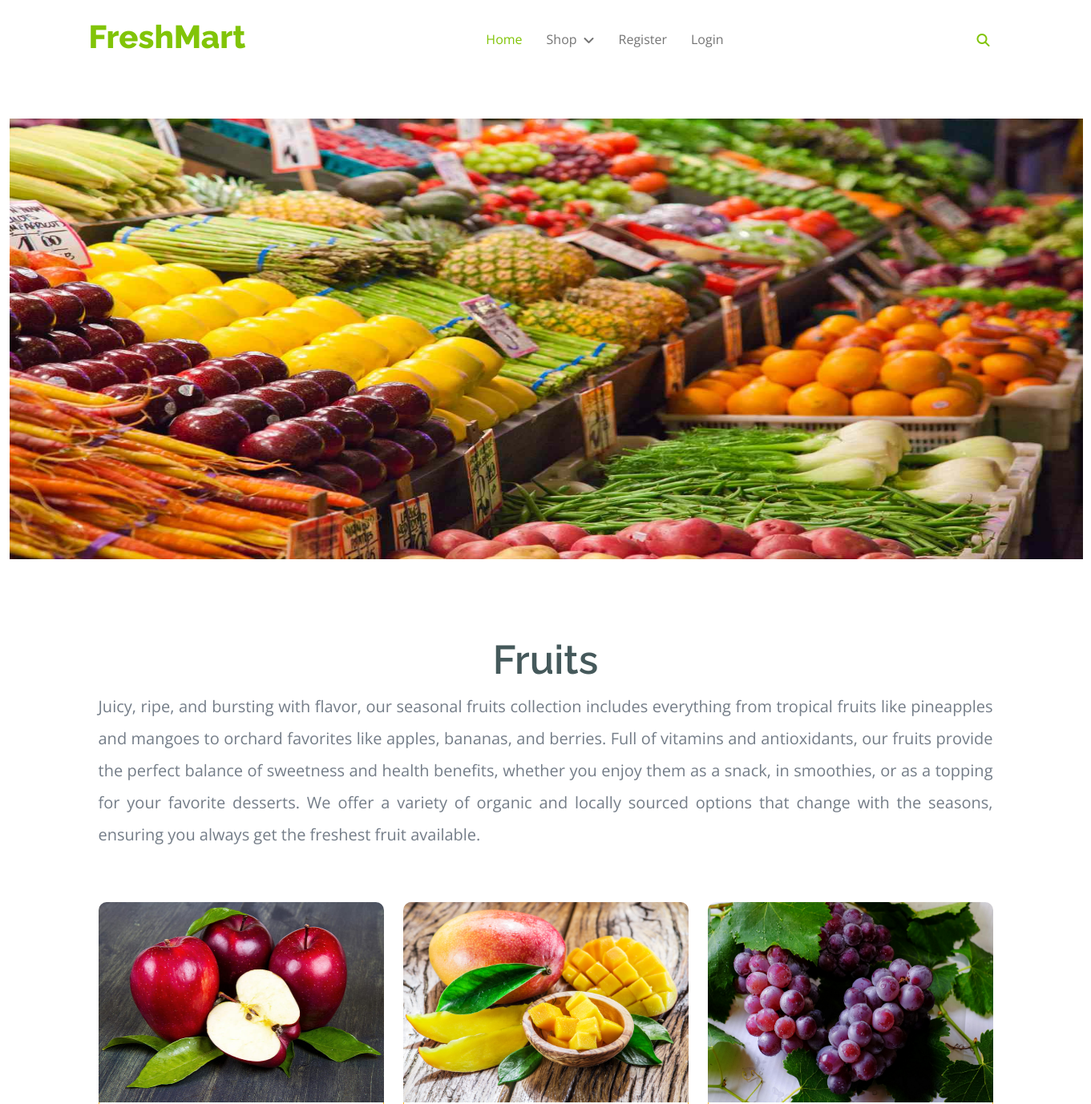
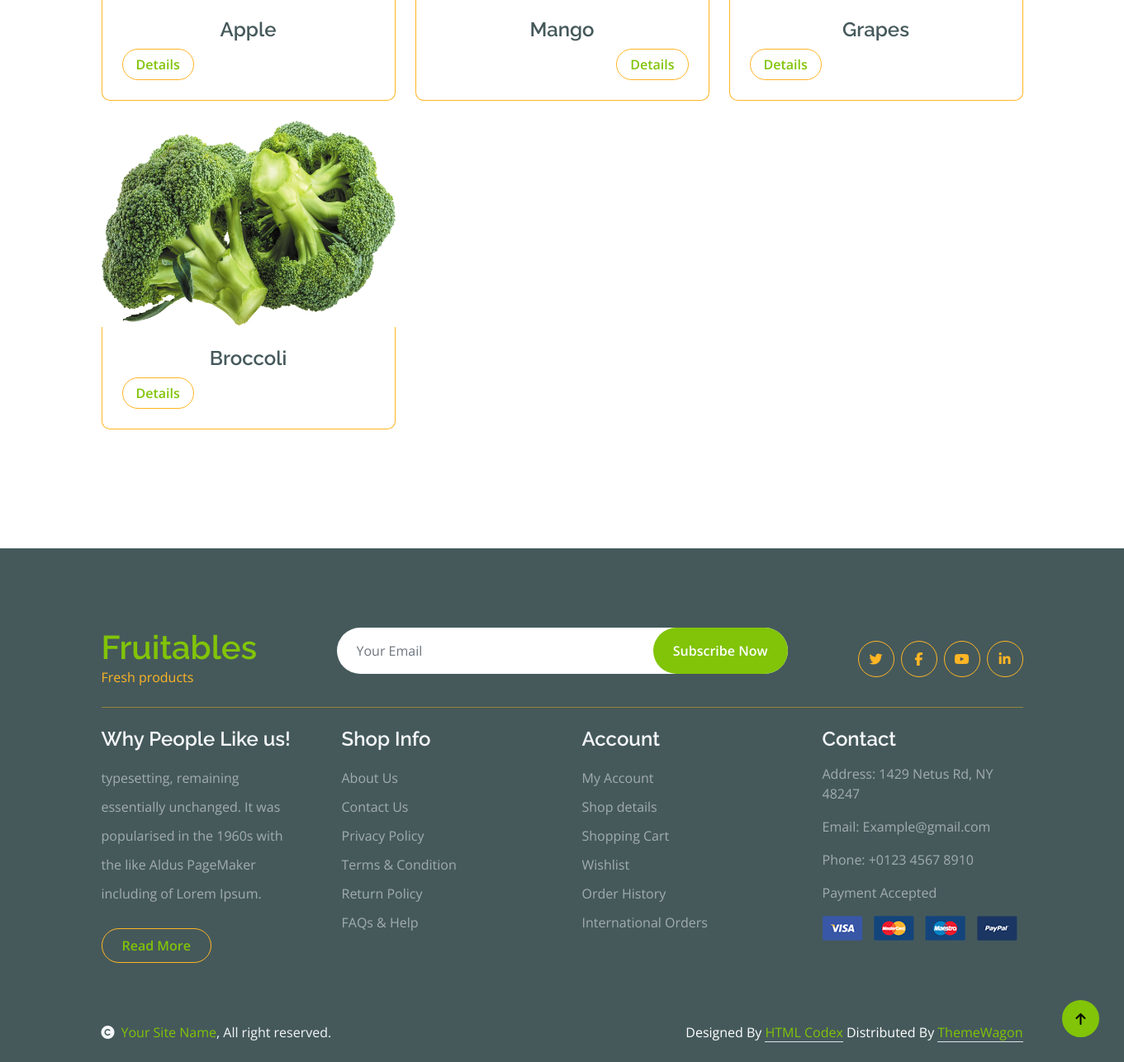
The app's page /products/3 with its own data (2 pictures, top to bottom).
### shop/models.py (models this page shows, shortened)
class Category(models.Model):
    name=models.CharField(max_length=30)
    desc=models.TextField()
    image=models.ImageField(upload_to="categories")

class Product(models.Model):
    name=models.CharField(max_length=20)
    image=models.ImageField(upload_to="products")
    desc=models.TextField()
    price=models.IntegerField()
    stock=models.IntegerField()
    available=models.BooleanField(default=True)
    created=models.DateTimeField(auto_now_add=True)  #one time
    updated=models.DateTimeField(auto_now=True)   #each time we update record
    category=models.ForeignKey(Category,on_delete=models.CASCADE)   #foreignkey referrence to category table

### shop/views.py (the view)
# urls.py: path('products/<int:i>',views.products,name="products"),
def products(request,i):
    c=Category.objects.get(id=i)
    p=Product.objects.filter(category=c)
    context={'cat':c,'pro':p}
    return render(request,'products.html',context)

### cart/context_processors.py (called while the page is built)
def count_item(request):
    count=0
    if request.user.is_authenticated:
        u=request.user
        c=Cart.objects.filter(user=u)
        for i in c:
            count+=i.quantity
    return {'count':count}

### shop/context_processors.py (called while the page is built)
def links(request):
    c=Category.objects.all()
    return {'links':c}

### template/products.html (shortened to what this page needs)
{% extends 'base.html' %}
{% load static %}
{% block content %}
<div class="container fluid mt-5 ms-0">
    <img src="{{cat.image.url}}" height="550px" width="120%">
</div>
<div class="container-fluid fruite py-5">
    <div class="container py-5">
        <div class="tab-class text-center">
            <h1 class="text-center" style="font-size:50px;">{{cat.name}}</h1>
            <p style="text-align:justify;line-height:2;font-size:20px">{{cat.desc}}</p>
            <div class="row g-4">
                <div class="tab-content">
                    <div id="tab-1" class="tab-pane fade show p-0 active">
                        <div class="row g-4">
                            <div class="col-lg-12">
                                <div class="row row-cols-1 row-cols-md-3 g-4">
                                    {% for i in pro %}
                                    <div class="col">
                                        <div class="rounded position-relative fruite-item">
                                            <div class="fruite-img">
                                                <img src="{{i.image.url}}" height="250px" width="100%" alt="">
                                            </div>
                                            <div class="p-4 border border-secondary border-top-0 rounded-bottom">
                                                <h4>{{i.name}}</h4>
                                                <div class="d-flex justify-content-between flex-lg-wrap">
                                                    <a href="{% url 'shop:details' i.id %}" class="btn border border-secondary rounded-pill px-3 text-primary">Details</a>
                                                </div>
                                            </div>
                                        </div>
                                    </div>
                                    {% endfor %}
                                </div>
                            </div>
                        </div>
                    </div>
                </div>
            </div>
        </div>
    </div>
</div>
{% endblock %}

### template/base.html (shortened to what this page needs)
<!DOCTYPE html>
{% load static %}
<html lang="en">
<head>
    <link rel="stylesheet" href="https://use.fontawesome.com/releases/v5.15.4/css/all.css"/>
    <link href="https://cdn.jsdelivr.net/npm/bootstrap-icons@1.4.1/font/bootstrap-icons.css" rel="stylesheet">
    <link href="{% static 'lib/lightbox/css/lightbox.min.css' %}" rel="stylesheet">
    <link href="{% static 'lib/owlcarousel/assets/owl.carousel.min.css' %}" rel="stylesheet">
    <link href="{% static 'css/bootstrap.min.css' %}" rel="stylesheet">
    <link href="{% static 'css/style.css' %}" rel="stylesheet">
    <link rel="stylesheet" href="https://cdnjs.cloudflare.com/ajax/libs/font-awesome/6.6.0/css/all.min.css" />
</head>
<body>
            <div class="container px-0">
                <nav class="navbar navbar-light bg-white navbar-expand-xl">
                    <a href="index.html" class="navbar-brand"><h1 class="text-primary display-6">FreshMart</h1></a>
                    <div class="collapse navbar-collapse bg-white" id="navbarCollapse">
                        <div class="navbar-nav mx-auto">
                            <a href="{% url 'shop:categories' %}" class="nav-item nav-link active">Home</a>
                            <div class="nav-item dropdown">
                                <a href="#" class="nav-link dropdown-toggle" data-bs-toggle="dropdown">Shop</a>
                            </div>
                            {% if user.is_authenticated %}
                                {% if user.is_superuser %}
                                    <a href="{% url 'shop:addcategories' %}" class="nav-item nav-link">Add categories</a>
                                    <a href="{% url 'shop:addproducts' %}" class="nav-item nav-link">Add products</a>
                                {% else %}
                                    <a href="{% url 'cart:cartview' %}" class="position-relative me-4 my-auto">
                                        <i class="fa fa-shopping-bag fa-2x"></i>
                                        <span class="position-absolute bg-secondary rounded-circle d-flex align-items-center justify-content-center text-dark px-1" style="top: -5px; left: 15px; height: 20px; min-width: 20px;">{{count}}</span>
                                    </a>
                                    <a href="{% url 'cart:orderview' %}" class="nav-item nav-link active">Order view</a>
                                {% endif %}
                            <a href="{% url 'shop:logout' %}" class="nav-item nav-link">Logout</a>
                            {% else %}
                            <a href="{% url 'shop:register' %}" class="nav-item nav-link">Register</a>
                            <a href="{% url 'shop:login' %}" class="nav-item nav-link">Login</a>
                            {% endif %}
                        </div>
                        <div class="d-flex m-3 me-0">
                            <a href="{% url 'search:searchproducts' %}" class="nav-item nav-link"><i class="fas fa-search text-primary"></i><a>
                        </div>
                    </div>
                </nav>
            </div>
    {% block content %}
    {% endblock %}
        <div class="container-fluid bg-dark text-white-50 footer pt-5 mt-5">
            <div class="container py-5">
                <div class="pb-4 mb-4" style="border-bottom: 1px solid rgba(226, 175, 24, 0.5) ;">
                    <div class="row g-4">
                        <div class="col-lg-3">
                            <a href="#">
                                <h1 class="text-primary mb-0">Fruitables</h1>
                                <p class="text-secondary mb-0">Fresh products</p>
                            </a>
                        </div>
                        <div class="col-lg-6">
                            <div class="position-relative mx-auto">
                                <input class="form-control border-0 w-100 py-3 px-4 rounded-pill" type="number" placeholder="Your Email">
                                <button type="submit" class="btn btn-primary border-0 border-secondary py-3 px-4 position-absolute rounded-pill text-white" style="top: 0; right: 0;">Subscribe Now</button>
                            </div>
                        </div>
                        <div class="col-lg-3">
                            <div class="d-flex justify-content-end pt-3">
                                <a class="btn  btn-outline-secondary me-2 btn-md-square rounded-circle" href=""><i class="fab fa-twitter"></i></a>
                                <a class="btn btn-outline-secondary me-2 btn-md-square rounded-circle" href=""><i class="fab fa-facebook-f"></i></a>
                                <a class="btn btn-outline-secondary me-2 btn-md-square rounded-circle" href=""><i class="fab fa-youtube"></i></a>
                                <a class="btn btn-outline-secondary btn-md-square rounded-circle" href=""><i class="fab fa-linkedin-in"></i></a>
                            </div>
                        </div>
                    </div>
                </div>
                <div class="row g-5">
                    <div class="col-lg-3 col-md-6">
                        <div class="footer-item">
                            <h4 class="text-light mb-3">Why People Like us!</h4>
                            <p class="mb-4">typesetting, remaining essentially unchanged. It was
                                popularised in the 1960s with the like Aldus PageMaker including of Lorem Ipsum.</p>
                            <a href="" class="btn border-secondary py-2 px-4 rounded-pill text-primary">Read More</a>
                        </div>
                    </div>
                    <div class="col-lg-3 col-md-6">
                        <div class="d-flex flex-column text-start footer-item">
                            <h4 class="text-light mb-3">Shop Info</h4>
                            <a class="btn-link" href="">About Us</a>
                            <a class="btn-link" href="">Contact Us</a>
                            <a class="btn-link" href="">Privacy Policy</a>
                            <a class="btn-link" href="">Terms & Condition</a>
                            <a class="btn-link" href="">Return Policy</a>
                            <a class="btn-link" href="">FAQs & Help</a>
                        </div>
                    </div>
                    <div class="col-lg-3 col-md-6">
                        <div class="d-flex flex-column text-start footer-item">
                            <h4 class="text-light mb-3">Account</h4>
                            <a class="btn-link" href="">My Account</a>
                            <a class="btn-link" href="">Shop details</a>
                            <a class="btn-link" href="">Shopping Cart</a>
                            <a class="btn-link" href="">Wishlist</a>
                            <a class="btn-link" href="">Order History</a>
                            <a class="btn-link" href="">International Orders</a>
                        </div>
                    </div>
                    <div class="col-lg-3 col-md-6">
                        <div class="footer-item">
                            <h4 class="text-light mb-3">Contact</h4>
                            <p>Address: 1429 Netus Rd, NY 48247</p>
                            <p>Email: Example@gmail.com</p>
                            <p>Phone: +0123 4567 8910</p>
                            <p>Payment Accepted</p>
                            <img src="img/payment.png" class="img-fluid" alt="">
                        </div>
                    </div>
                </div>
            </div>
        </div>
        <div class="container-fluid copyright bg-dark py-4">
            <div class="container">
                <div class="row">
                    <div class="col-md-6 text-center text-md-start mb-3 mb-md-0">
                        <span class="text-light"><a href="#"><i class="fas fa-copyright text-light me-2"></i>Your Site Name</a>, All right reserved.</span>
                    </div>
                    <div class="col-md-6 my-auto text-center text-md-end text-white">
                        Designed By <a class="border-bottom" href="https://htmlcodex.com">HTML Codex</a> Distributed By <a class="border-bottom" href="https://themewagon.com">ThemeWagon</a>
                    </div>
                </div>
            </div>
        </div>
        <a href="#" class="btn btn-primary border-3 border-primary rounded-circle back-to-top"><i class="fa fa-arrow-up"></i></a>

### static/css/style.css (style rules this page uses)
.back-to-top { position: fixed; right: 30px; bottom: 30px; display: flex; width: 45px; height: 45px; align-items: center; justify-content: center; transition: 0.5s; z-index: 99; }
.btn { font-weight: 600; transition: .5s; }
.btn-md-square { width: 44px; height: 44px; }
.btn-square, .btn-sm-square, .btn-md-square, .btn-lg-square { padding: 0; display: flex; align-items: center; justify-content: center; font-weight: normal; }
.btn.border-secondary { transition: 0.5s; }
.navbar .navbar-nav .nav-link { padding: 10px 15px; font-size: 16px; transition: .5s; }
.navbar { height: 100px; border-bottom: 1px solid rgba(255, 255, 255, .1); }
.navbar .navbar-nav .nav-link:hover, .navbar .navbar-nav .nav-link.active, .fixed-top.bg-white .navbar .navbar-nav .nav-link:hover, .fixed-top.bg-white .navbar .navbar-nav .nav-link.active { color: var(--bs-primary); }
.navbar .dropdown-toggle::after { border: none; content: "\f107"; font-family: "Font Awesome 5 Free"; font-weight: 700; vertical-align: middle; margin-left: 8px; }
.fruite .fruite-item { height: 100%; transition: 0.5s; }
.fruite .fruite-item .fruite-img { overflow: hidden; transition: 0.5s; border-radius: 10px 10px 0 0; }
.fruite .fruite-item .fruite-img img { transition: 0.5s; }
.footer .footer-item .btn-link { line-height: 35px; color: rgba(255, 255, 255, .5); transition: 0.5s; }
.footer .footer-item p.mb-4 { line-height: 35px; }

### records on screen
Category: image (picture), name "Fruits", desc "Juicy, ripe, and bursting with flavor, our seasonal fruits collection includes everything from tropical fruits like pineapples and mangoes to orchard favorites like apples, bananas, and berries. Full of vitamins and antioxidants, our fruits provide the perfect balance of sweetness and health benefits, whether you enjoy them as a snack, in smoothies, or as a topping for your favorite desserts. We offer a variety of organic and locally sourced options that change with the seasons, ensuring you always get the freshest fruit available."
Product: image (picture), name "Apple"
Product: image (picture), name "Mango"
Product: image (picture), name "Grapes"
Product: image (picture), name "Broccoli"
